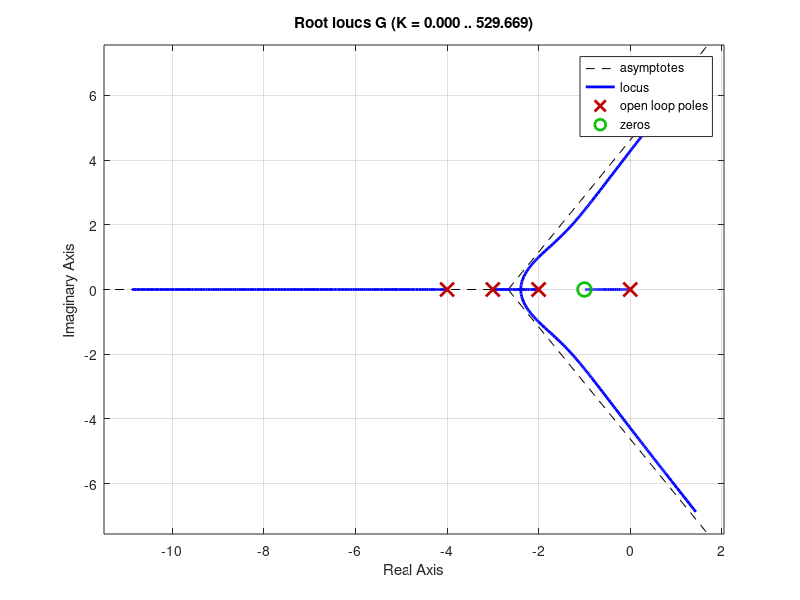

Write the MATLAB code that produced this figure.
clear all
close all
clc
s = tf('s');
K=1;
%% Sistema de malha aberta
G =K*(s+1)/(s*(s+2)*((s+3)*(s+4)));
% mp = 0.40;
% csi = -log(mp)/sqrt(pi^2+log(mp)^2)

figure, rlocus(G),
% sgrid(0.4,0)
